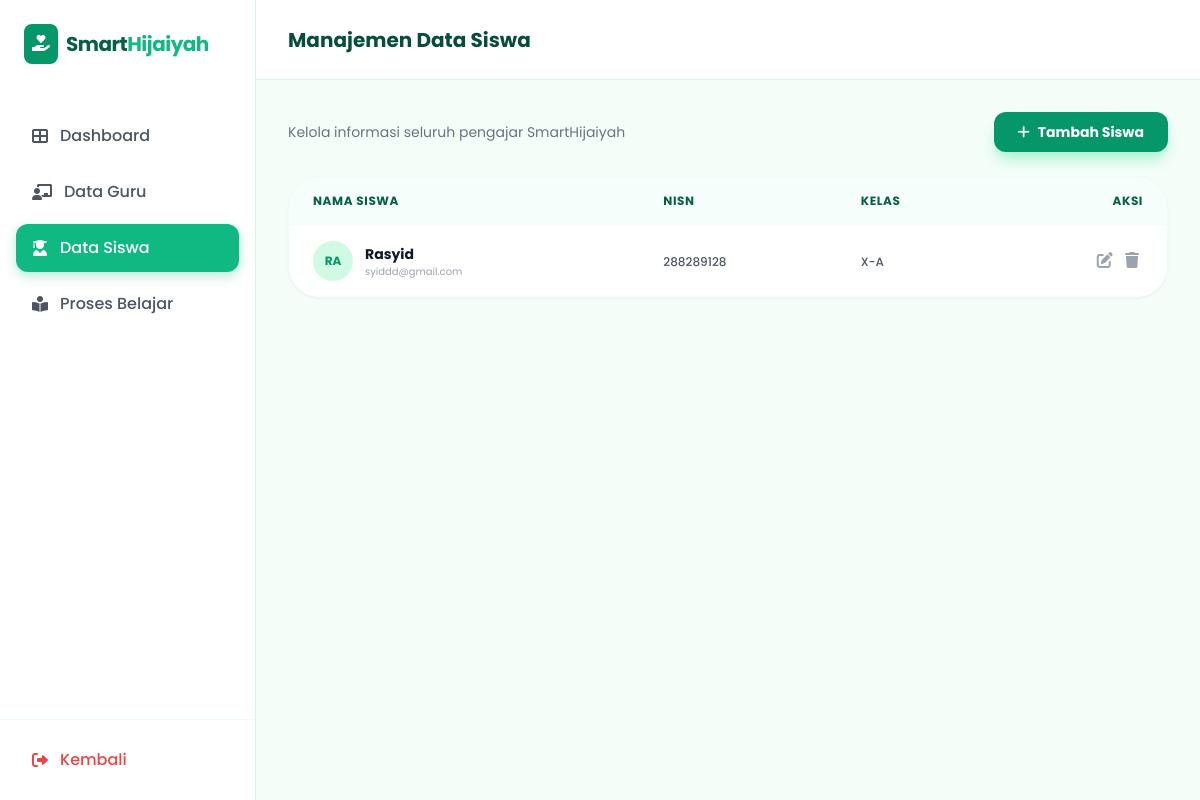
Page /data-siswa on the committed database.
### tables this page shows
CREATE TABLE siswa (
            id INTEGER PRIMARY KEY AUTOINCREMENT,
            nama TEXT NOT NULL,
            nisn TEXT NOT NULL,
            kelas TEXT NOT NULL,
            email TEXT
        );

### app.py (the view)
@app.route('/data-siswa')
def data_siswa():
    conn = get_db_connection()
    siswas = conn.execute("SELECT * FROM siswa").fetchall()
    conn.close()
    return render_template('dashboard/data-siswa.html', siswas=siswas)

### app.py (called while the page is built)
def get_db_connection():
    conn = sqlite3.connect(DATABASE)
    conn.row_factory = sqlite3.Row
    return conn

### templates/dashboard/data-siswa.html (shortened to what this page needs)
<!doctype html>
<html lang="id">
  <head>
    <script src="https://cdn.tailwindcss.com"></script>
    <link
      rel="stylesheet"
      href="https://cdnjs.cloudflare.com/ajax/libs/font-awesome/6.0.0/css/all.min.css"
    />
  </head>
  <body class="bg-emerald-50/50 text-gray-800 overflow-hidden">
    <div class="flex h-screen">
      <aside
        class="w-64 bg-white border-r border-emerald-100 flex flex-col hidden md:flex"
      >
        <div class="p-6">
          <div class="flex items-center space-x-2">
            <div class="bg-emerald-600 p-2 rounded-lg text-white">
              <i class="fas fa-hand-holding-heart"></i>
            </div>
            <span class="text-xl font-bold text-emerald-800 tracking-tight"
              >Smart<span class="text-emerald-500">Hijaiyah</span></span
            >
          </div>
        </div>
        <nav class="mt-6 px-4 flex-grow space-y-2">
          <a
            href="/dashboard"
            class="w-full flex items-center space-x-3 px-4 py-3 rounded-xl transition duration-200 text-gray-600 hover:bg-emerald-50"
          >
            <i class="fas fa-th-large"></i>
            <span class="font-medium">Dashboard</span>
          </a>
          <a
            href="/data-guru"
            class="w-full flex items-center space-x-3 px-4 py-3 rounded-xl transition duration-200 text-gray-600 hover:bg-emerald-50"
          >
            <i class="fas fa-chalkboard-teacher"></i>
            <span class="font-medium">Data Guru</span>
          </a>
          <a
            href="/data-siswa"
            class="w-full flex items-center space-x-3 px-4 py-3 rounded-xl transition duration-200 active-link"
          >
            <i class="fas fa-user-graduate"></i>
            <span class="font-medium">Data Siswa</span>
          </a>
          <a
            href="/proses-belajar"
            class="w-full flex items-center space-x-3 px-4 py-3 rounded-xl transition duration-200 text-gray-600 hover:bg-emerald-50"
          >
            <i class="fas fa-book-reader"></i>
            <span class="font-medium">Proses Belajar</span>
          </a>
        </nav>
        <div class="p-4 border-t border-emerald-50">
          <a
            href="/"
            class="w-full flex items-center space-x-3 px-4 py-3 rounded-xl text-red-500 hover:bg-red-50 transition"
          >
            <i class="fas fa-sign-out-alt"></i>
            <span class="font-medium">Kembali</span>
          </a>
        </div>
      </aside>
      <main class="flex-grow flex flex-col h-full overflow-hidden">
        <header
          class="h-20 bg-white border-b border-emerald-100 flex items-center justify-between px-8 shrink-0"
        >
          <h2 class="text-xl font-bold text-emerald-900">
            Manajemen Data Siswa
          </h2>
        </header>
        <div class="p-8 overflow-y-auto custom-scrollbar flex-grow">
          <div class="space-y-6">
            <div class="flex justify-between items-center">
              <div>
                <p class="text-gray-500 text-sm">
                  Kelola informasi seluruh pengajar SmartHijaiyah
                </p>
              </div>
              <button
                onclick="toggleModal('modal-tambah-siswa')"
                class="bg-emerald-600 hover:bg-emerald-700 text-white px-6 py-2.5 rounded-xl font-bold text-sm shadow-lg shadow-emerald-200 transition flex items-center"
              >
                <i class="fas fa-plus mr-2"></i> Tambah Siswa
              </button>
            </div>
            <div
              class="bg-white rounded-[2rem] border border-emerald-50 shadow-sm overflow-hidden"
            >
              <table class="w-full text-left">
                <thead class="bg-emerald-50/50">
                  <tr>
                    <th
                      class="px-6 py-4 text-xs font-bold text-emerald-800 uppercase tracking-wider"
                    >
                      Nama Siswa
                    </th>
                    <th
                      class="px-6 py-4 text-xs font-bold text-emerald-800 uppercase tracking-wider"
                    >
                      NISN
                    </th>
                    <th
                      class="px-6 py-4 text-xs font-bold text-emerald-800 uppercase tracking-wider"
                    >
                      Kelas
                    </th>
                    <th
                      class="px-6 py-4 text-xs font-bold text-emerald-800 uppercase tracking-wider text-right"
                    >
                      Aksi
                    </th>
                  </tr>
                </thead>
                <tbody class="divide-y divide-emerald-50">
                  {% for siswa in siswas %}
                  <tr class="hover:bg-emerald-50/30 transition">
                    <td class="px-6 py-4 flex items-center space-x-3">
                      <div
                        class="w-10 h-10 rounded-full bg-emerald-100 flex items-center justify-center text-emerald-600 font-bold text-xs"
                      >
                        {{ siswa.nama[:2] | upper }}
                      </div>
                      <div>
                        <p class="text-sm font-bold text-gray-900">
                          {{ siswa.nama }}
                        </p>
                        <p class="text-[10px] text-gray-400">
                          {{ siswa.email }}
                        </p>
                      </div>
                    </td>
                    <td class="px-6 py-4">
                      <span class="text-xs font-medium text-gray-600">
                        {{ siswa.nisn }}
                      </span>
                    </td>
                    <td class="px-6 py-4">
                      <span class="text-xs font-medium text-gray-600">
                        {{ siswa.kelas }}
                      </span>
                    </td>
                    <td class="px-6 py-4 text-right">
                      <button
                        onclick="openEditModal(
          '{{ siswa.id }}',
          '{{ siswa.nama }}',
          '{{ siswa.nisn }}',
          '{{ siswa.kelas }}',
          '{{ siswa.email }}'
        )"
                        class="text-gray-400 hover:text-emerald-600 mx-1"
                      >
                        <i class="fas fa-edit"></i>
                      </button>
                      <a
                        href="/hapus-siswa/{{ siswa.id }}"
                        onclick="
                          return confirm('Yakin ingin menghapus siswa ini?');
                        "
                        class="text-gray-400 hover:text-red-500 mx-1"
                      >
                        <i class="fas fa-trash"></i>
                      </a>
                    </td>
                  </tr>
                  {% endfor %}
                </tbody>
              </table>
            </div>
          </div>
        </div>
      </main>
    </div>
  </body>
</html>

### templates/dashboard/data-siswa.html (style rules this page uses)
body { font-family: "Poppins", sans-serif; }
.active-link { background-color: #10b981; color: white; box-shadow: 0 4px 12px rgba(16, 185, 129, 0.3); }

### rows in the picture
siswa: nama "RA", nama "Rasyid", email "syiddd@gmail.com", nisn "288289128", kelas "X-A"
